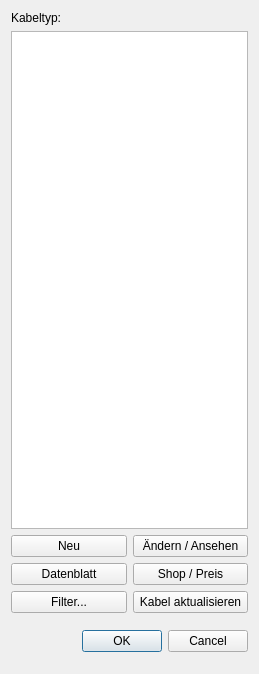
<?xml version="1.0" encoding="UTF-8"?>
<ui version="4.0">
 <class>CableSelectDialog</class>
 <widget class="QDialog" name="CableSelectDialog">
  <property name="geometry">
   <rect>
    <x>0</x>
    <y>0</y>
    <width>259</width>
    <height>674</height>
   </rect>
  </property>
  <property name="windowTitle">
   <string>Kabel wählen</string>
  </property>
  <layout class="QGridLayout" name="gridLayout">
   <item row="0" column="0">
    <widget class="QLabel" name="label_5">
     <property name="text">
      <string>Kabeltyp:</string>
     </property>
    </widget>
   </item>
   <item row="1" column="0">
    <widget class="QListWidget" name="cableView">
     <property name="sizePolicy">
      <sizepolicy hsizetype="Expanding" vsizetype="Expanding">
       <horstretch>0</horstretch>
       <verstretch>10</verstretch>
      </sizepolicy>
     </property>
     <property name="styleSheet">
      <string notr="true">QListWidget::item { min-height: 48px; padding: 6px 4px; }</string>
     </property>
     <property name="sortingEnabled">
      <bool>true</bool>
     </property>
    </widget>
   </item>
   <item row="2" column="0">
    <layout class="QHBoxLayout" name="managementLayout">
     <property name="spacing">
      <number>6</number>
     </property>
     <item>
      <widget class="QPushButton" name="newButton">
       <property name="text">
        <string>Neu</string>
       </property>
      </widget>
     </item>
     <item>
      <widget class="QPushButton" name="changeButton">
       <property name="text">
        <string>Ändern / Ansehen</string>
       </property>
      </widget>
     </item>
    </layout>
   </item>
   <item row="3" column="0">
    <layout class="QHBoxLayout" name="infoLayout">
     <property name="spacing">
      <number>6</number>
     </property>
     <item>
      <widget class="QPushButton" name="dataSheetButton">
       <property name="text">
        <string>Datenblatt</string>
       </property>
      </widget>
     </item>
     <item>
      <widget class="QPushButton" name="shopButton">
       <property name="text">
        <string>Shop / Preis</string>
       </property>
      </widget>
     </item>
    </layout>
   </item>
   <item row="4" column="0">
    <layout class="QHBoxLayout" name="managementLayout_2">
     <property name="spacing">
      <number>6</number>
     </property>
     <item>
      <widget class="QPushButton" name="filterButton">
       <property name="text">
        <string>Filter...</string>
       </property>
      </widget>
     </item>
     <item>
      <widget class="QPushButton" name="updateCablesButton">
       <property name="text">
        <string>Kabel aktualisieren</string>
       </property>
      </widget>
     </item>
    </layout>
   </item>
   <item row="5" column="0">
    <widget class="QDialogButtonBox" name="buttonBox">
     <property name="minimumSize">
      <size>
       <width>0</width>
       <height>44</height>
      </size>
     </property>
     <property name="orientation">
      <enum>Qt::Orientation::Horizontal</enum>
     </property>
     <property name="standardButtons">
      <set>QDialogButtonBox::StandardButton::Cancel|QDialogButtonBox::StandardButton::Ok</set>
     </property>
    </widget>
   </item>
  </layout>
 </widget>
 <resources/>
 <connections>
  <connection>
   <sender>buttonBox</sender>
   <signal>accepted()</signal>
   <receiver>CableSelectDialog</receiver>
   <slot>accept()</slot>
   <hints>
    <hint type="sourcelabel">
     <x>248</x>
     <y>620</y>
    </hint>
    <hint type="destinationlabel">
     <x>157</x>
     <y>630</y>
    </hint>
   </hints>
  </connection>
  <connection>
   <sender>buttonBox</sender>
   <signal>rejected()</signal>
   <receiver>CableSelectDialog</receiver>
   <slot>reject()</slot>
   <hints>
    <hint type="sourcelabel">
     <x>316</x>
     <y>620</y>
    </hint>
    <hint type="destinationlabel">
     <x>286</x>
     <y>630</y>
    </hint>
   </hints>
  </connection>
 </connections>
</ui>
